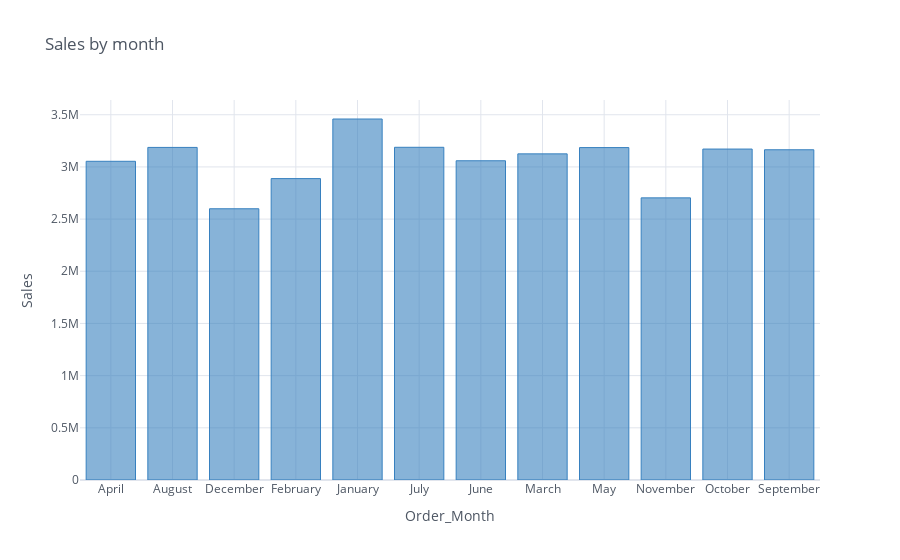

Source (notebook cell):
### Code cell
sales_by_month.iplot(kind ='bar', x = 'Order_Month_Name', y = 'Sales',title='Sales by month',xTitle='Order_Month',yTitle='Sales', theme ='white', colors ='blue')

### Figure 1 — Plotly figure (JSON) as saved in the notebook; plotly's stock layout.template omitted (floating-point values rounded to 4 significant figures)
{"data": [{"marker": {"color": "rgba(55, 128, 191, 0.6)", "line": {"color": "rgba(55, 128, 191, 1.0)", "width": 1}}, "name": "Sales", "orientation": "v", "text": "", "type": "bar", "x": ["April", "August", "December", "February", "January", "July", "June", "March", "May", "November", "October", "September"], "y": [3054000.0, 3187000.0, 2599000.0, 2888000.0, 3459000.0, 3188000.0, 3059000.0, 3125000.0, 3185000.0, 2704000.0, 3171000.0, 3165000.0]}], "layout": {"legend": {"bgcolor": "#FFFFFF", "font": {"color": "#4D5663"}}, "paper_bgcolor": "#FFFFFF", "plot_bgcolor": "#FFFFFF", "title": {"font": {"color": "#4D5663"}, "text": "Sales by month"}, "xaxis": {"gridcolor": "#E1E5ED", "showgrid": true, "tickfont": {"color": "#4D5663"}, "title": {"font": {"color": "#4D5663"}, "text": "Order_Month"}, "zerolinecolor": "#E1E5ED"}, "yaxis": {"gridcolor": "#E1E5ED", "showgrid": true, "tickfont": {"color": "#4D5663"}, "title": {"font": {"color": "#4D5663"}, "text": "Sales"}, "zerolinecolor": "#E1E5ED"}}}
